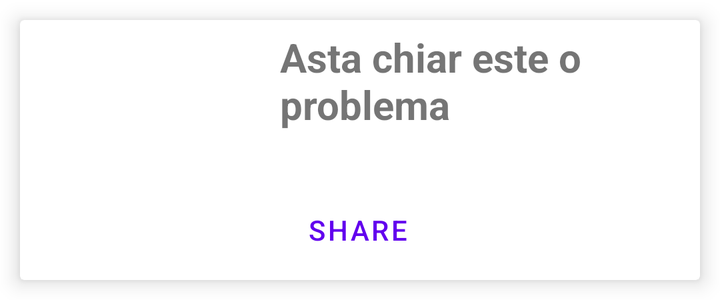
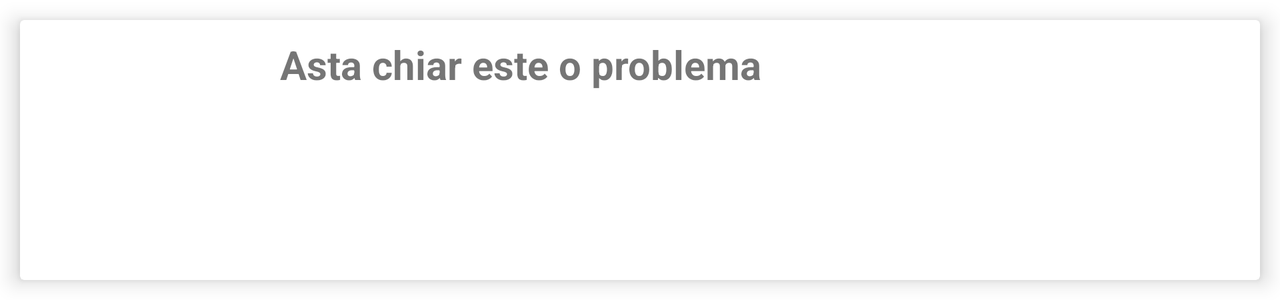

Compare how this app lays out the same screen by default and in its alternative resource folder. The renders come first, then the two layout files and the values they reference.
<!-- AndroidManifest.xml: application theme Theme.Temaaplicatiimobile -->
<!-- res/layout/card_view_design.xml -->
<?xml version="1.0" encoding="utf-8"?>
<androidx.cardview.widget.CardView xmlns:android="http://schemas.android.com/apk/res/android"
    xmlns:app="http://schemas.android.com/apk/res-auto"
    android:layout_width="match_parent"
    android:layout_height="130dp"
    android:layout_margin="10dp"
    app:cardElevation="6dp">

    <LinearLayout
        android:layout_width="match_parent"
        android:layout_height="match_parent"
        android:orientation="horizontal"
        android:padding="5dp">

        <ImageView
            android:id="@+id/imageview"
            android:layout_width="120dp"
            android:layout_height="120dp"
            android:layout_marginTop="5dp" />

        <LinearLayout
            android:layout_width="match_parent"
            android:layout_height="match_parent"
            android:orientation="vertical">

            <TextView
                android:id="@+id/textView"
                android:layout_width="match_parent"
                android:layout_height="80dp"
                android:layout_marginStart="5dp"
                android:ellipsize="end"
                android:text="Asta chiar este o problema"
                android:textSize="20sp"
                android:textStyle="bold" />

            <com.google.android.material.button.MaterialButton
                android:id="@+id/shareButton"
                style="@style/Widget.MaterialComponents.Button.TextButton.Icon"
                android:layout_width="wrap_content"

                android:layout_height="wrap_content"
                android:text="@string/share"
                app:icon="@drawable/ic_baseline_share_24" />
        </LinearLayout>
    </LinearLayout>

</androidx.cardview.widget.CardView>
<!-- resources referenced by this layout -->
<resources>
  <string name="share">Share</string>
  <style name="Theme.Temaaplicatiimobile" parent="Theme.MaterialComponents.DayNight.DarkActionBar">
          
          <item name="colorPrimary">@color/purple_500</item>
          <item name="colorPrimaryVariant">@color/purple_700</item>
          <item name="colorOnPrimary">@color/white</item>
          
          <item name="colorSecondary">@color/teal_200</item>
          <item name="colorSecondaryVariant">@color/teal_700</item>
          <item name="colorOnSecondary">@color/black</item>
          
          <item name="android:statusBarColor" tools:targetApi="l">?attr/colorPrimaryVariant</item>
          
      </style>
</resources>
<!-- res/layout-land/card_view_design.xml (the repository's variant of the layout above) -->
<!-- drawn on the phone turned sideways -->
<?xml version="1.0" encoding="utf-8"?>
<androidx.cardview.widget.CardView xmlns:android="http://schemas.android.com/apk/res/android"
    xmlns:app="http://schemas.android.com/apk/res-auto"
    android:layout_width="match_parent"
    android:layout_height="130dp"
    android:layout_margin="10dp"
    app:cardElevation="6dp">

    <LinearLayout
        android:layout_width="match_parent"
        android:layout_height="match_parent"
        android:orientation="horizontal"
        android:padding="5dp">

        <ImageView
            android:id="@+id/imageview"
            android:layout_width="120dp"
            android:layout_height="120dp"
            android:layout_marginTop="5dp" />


            <TextView
                android:id="@+id/textView"
                android:layout_width="484dp"
                android:layout_height="80dp"
                android:layout_marginStart="5dp"
                android:ellipsize="end"
                android:text="Asta chiar este o problema"
                android:textSize="20sp"
                android:textStyle="bold" />


        <com.google.android.material.button.MaterialButton
            android:id="@+id/shareButton"
            style="@style/Widget.MaterialComponents.Button.TextButton.Icon"
            android:layout_width="wrap_content"
            android:layout_height="wrap_content"
            android:text="@string/share"
            app:icon="@drawable/ic_baseline_share_24" />
    </LinearLayout>

</androidx.cardview.widget.CardView>
